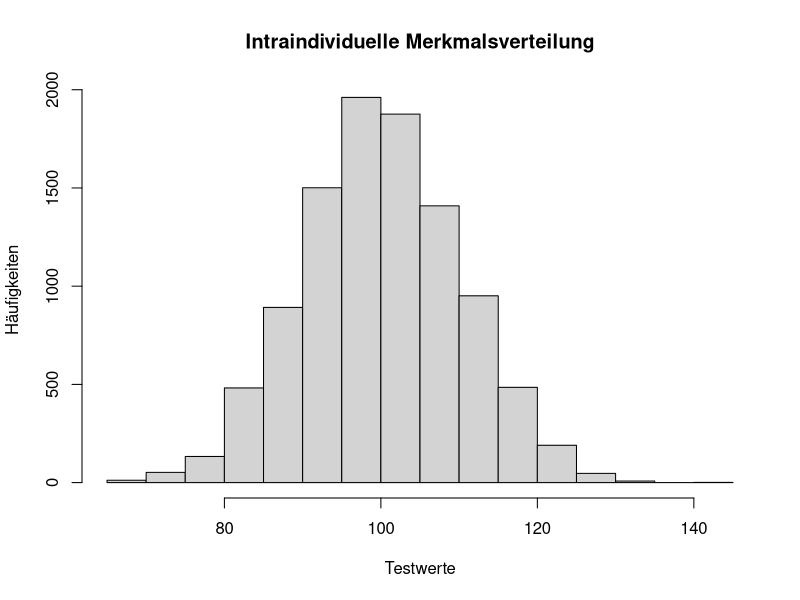
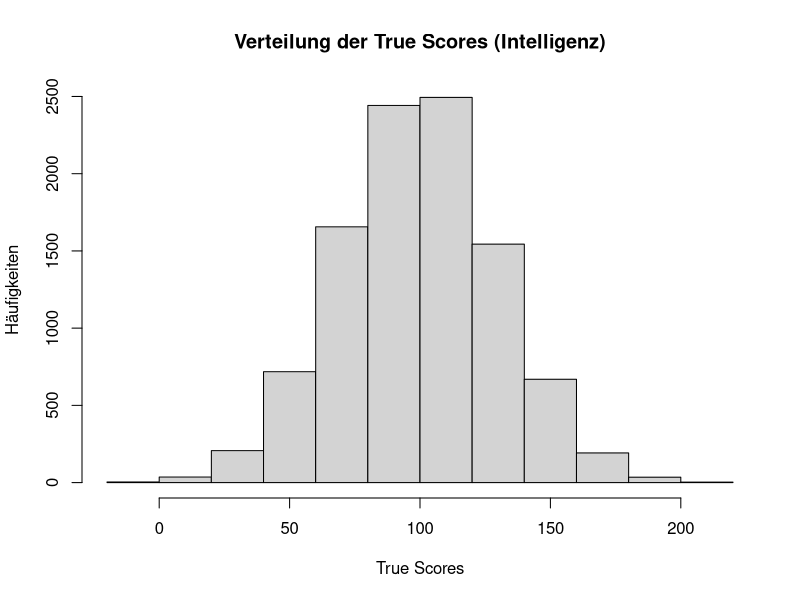
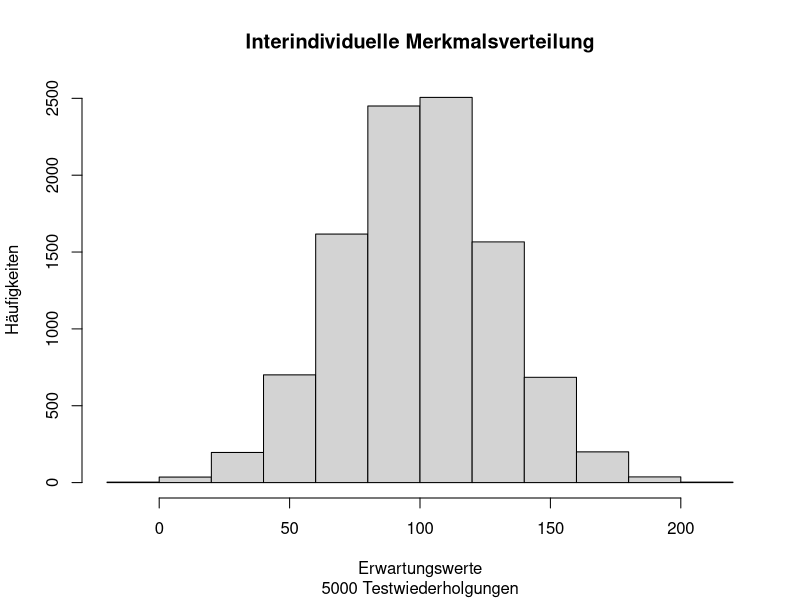
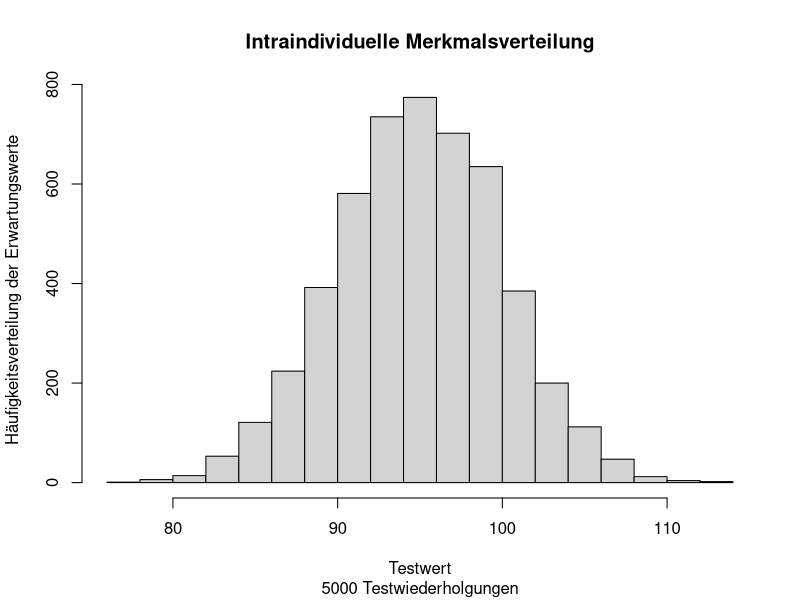

These charts were generated, in order, by the following R code:
###################################
# R Skript zum Übungskurs: 05 KTT #
##################################ä

# Übungsaufgabe 1 ---------------------------------------------------------

# Setup
# set.seed(123)
# rm(list = ls())
#
# Wahres Alter
true_age <- 28 #<------------------------------------------ Verändere mich!

add_privacy <- function(true_age){
  hot <- sample(c(0,1), 1, replace = TRUE)
  ifelse(hot==1, true_age+1, true_age-1)
}

# Anzahl der Testwiederholungen 
M <- 10 #<------------------------------------------------ Verändere mich!
reps <- replicate(M, add_privacy(true_age))
# Erwartungswert von X ; E(X) = T 
(E_X <- mean(reps))

# Übungsaufgabe 2 ---------------------------------------------------------

# Setup
# set.seed(123)
# rm(list = ls()) 
#
# Anzahl der Testwiederholungen 
M <- 1e4 #<-------------------------------------------------- Verändere mich!
# True Score
T <- 100 
# Messfehler: E(E) = 0
E <- rnorm(M, 0, 10)
# Beobachtungswert 
X <- T + E 
# (Imaginäre) Wiederholung des Test 
reps <- replicate(M, sample(X, 1))

# Output(s)
#
# Intraindividuelle Merkmalsverteilung
hist(reps, 
     main = "Intraindividuelle Merkmalsverteilung", 
     xlab = "Testwerte", 
     ylab = "Häufigkeiten")
#     
# Erwartungswert des Individuums bei M Wiederholungen
# E(X) = T = 100 (?)
(E_X <- mean(reps))
#
# Ein zufällig gezogener Beobachtungswert
# .. aus der intraindividuellen Merkmalsverteilung
# .. ein Schätzer für den wahren Wert: 100
(X_i <- sample(X, 1))
cat("Beobachtungswert", X_i, "True Score", T)

# Übungsaufgabe 3 ---------------------------------------------------------

# Setup 
# set.seed(123)
# rm(list = ls())
#
# Populationsgröße 
N <- 1e4 #<-------------------------------------------------- Verändere mich!
# Generierung der True Scores
# 100: Mittlere Intelligenz in der Population
# 30: Abweichungen vom Populationnsmittelwert
T <- round(rnorm(N, 100, 30), digits = 0)
# Anzahl der Testwiederholungen
M <- 5000 #<-------------------------------------------------- Verändere mich!
X <- lapply(T, function(T) rnorm(M, T , 5)) ; names(X) <- T

# Outputs
#

# "Verteilung der wahren aber unbekannten Intelligenzwerte 
# ...in der Population
#
hist(T, 
     main = "Verteilung der True Scores (Intelligenz)", 
     xlab = "True Scores", 
     ylab = "Häufigkeiten"
     )

# Interindividuelle Merkmalsverteilung
#
hist(rapply(X, mean), 
     main = "Interindividuelle Merkmalsverteilung", 
     sub = paste(M, "Testwiederholgungen"),
     xlab = "Erwartungswerte",
     ylab = "Häufigkeiten")

# Mittelwert unserer Population
# ..zur Erinnerung: T = 100
#
mean(rapply(X, mean)) 

# Intraindividuelle Merkmalsverteilung 
# ..ziehe zufällig ein (i=1) Individuum aus der Population
#
i <- 1 
X_i <- sample(X, i)
hist(X_i[[1]],
     main = "Intraindividuelle Merkmalsverteilung",
     sub = paste(M, "Testwiederholgungen"),
     xlab = "Testwert",
     ylab = "Häufigkeitsverteilung der Erwartungswerte")

# Ziehe zufällig ein Testwert dieser Person 
# ..aus der intraindividuellen Merkmalsverteilung
(X_ij <- sample(X_i[[1]], 1)) #<--------------------------- mehfach Ausführen!
cat("Observed Score:", X_ij, "True Score:", names(X_i))

# Funktion 
# set.seed(123)
# rm(list = ls())
#
# Ziehe zufällig ein Testwert dieser Person 
# ..aus der intraindividuellen Merkmalsverteilung
rsample_i <- function(){
  # Ziehe zufällig ein Individuum 
  (X_i <- sample(X, 1)) 
  # Ziehe zufällig einen Testwert dieses Individuums 
  (X_ij <- sample(X_i[[1]], 1))
  cat(" True Score (T):", names(X_i), "\n", 
      "Testwert (X):", round(X_ij), "\n", 
      "Messfehler (E):", 
      abs(round(X_ij) - as.numeric(names(X_i))))}

# Ziehe zufällig ein Individuum aus der Population
rsample_i() #<------------------------------------------ mehfach Ausführen!

# Übungsaufgabe 5 & 6 -----------------------------------------------------

## empty

# Übungsaufgabe 7 ---------------------------------------------------------

# Setup
# set.seed(123)
# rm(list = ls())
#
# Populaitonsgröße
N <- 1e4
tau <- rnorm(N, mean = 100, 30)
var_epsilon <- 25 # <-------------------------------------- Verändere mich!
epsilon <- rnorm(N, 0, var_epsilon) 

# Funktion
# 
reliab <- function(tau, epsilon){
  rel <- var(tau) / var(tau + epsilon)
  cat("Reliabilität der Messung:", rel)
}

reliab(tau, epsilon) #<------------------------------- mehfach Ausführen!

# Exkurs ------------------------------------------------------------------

# Auswkirungen system. Störeinflüsse
# Korrelationen
# ...über alle Fälle hinweg

# Setup
# set.seed(123)
#
n <- 100
x <- rnorm(n)
y <- rnorm(x)
cor(x, y) ; cor(x+3, y) ; cor(x, y + 3) ; cor(x + 3, y + 3)

# Auswikrungen system. Störeinflüsse
# Korrelationen
# ...auf einige (die ersten 50) Probanden  

# Setup
# set.seed(123)
#
x[1:50] <- x[1:50] + 3
cor(x, y) 

# Zusätzlicher MEssfehler
x[1:50] <- x[1:50] + 6
cor(x, y) 

# Auswirkungen system. Störeinflüsse
# Regressionsgewichte 
# ...über alle Fälle hinweg

# Setup
# set.seed(123)
#
n <- 100
x <- rnorm(n)
y <- rnorm(x)
# Original result
lm(y ~ x)$coef[[2]] 
# Veränderter Prediktor 
beta_ast <- lm(y ~ I(x+3))$coef[[2]] 
# Manipuliertes Ergebnis
lm(I(y+3) ~ I(x))$coef[[2]] 

# Auswirkungen system. Störeinflüsse
# Regressionsgewichte 
# ...auf einige (die ersten 50) Probanden  

# Setup
# set.seed(123)
#
n <- 100
x <- rnorm(n)
y <- rnorm(x)
x[1:50] <- x[1:50] + 3
beta <- lm(y ~ x)$coef[[2]] 
# Veränderter Prediktor 
x[1:50] <- x[1:50] + 6
# Manipuliertes Ergebnis
lm(y ~ x)$coef[[2]] 
